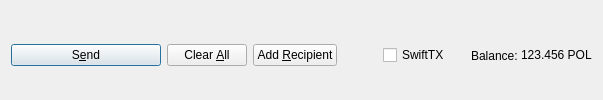
         <widget class="QFrame" name="frame_Send">
          <layout class="QHBoxLayout" name="horizontalLayout">
           <property name="bottomMargin">
            <number>0</number>
           </property>
           <item>
            <widget class="QPushButton" name="sendButton">
             <property name="minimumSize">
              <size>
               <width>150</width>
               <height>0</height>
              </size>
             </property>
             <property name="toolTip">
              <string>Confirm the send action</string>
             </property>
             <property name="text">
              <string>S&amp;end</string>
             </property>
             <property name="icon">
              <iconset resource="../polariscoinnetwork.qrc">
               <normaloff>:/icons/send</normaloff>:/icons/send</iconset>
             </property>
             <property name="autoDefault">
              <bool>false</bool>
             </property>
             <property name="default">
              <bool>true</bool>
             </property>
            </widget>
           </item>
           <item>
            <widget class="QPushButton" name="clearButton">
             <property name="sizePolicy">
              <sizepolicy hsizetype="Minimum" vsizetype="Fixed">
               <horstretch>0</horstretch>
               <verstretch>0</verstretch>
              </sizepolicy>
             </property>
             <property name="toolTip">
              <string>Clear all fields of the form.</string>
             </property>
             <property name="text">
              <string>Clear &amp;All</string>
             </property>
             <property name="icon">
              <iconset resource="../polariscoinnetwork.qrc">
               <normaloff>:/icons/remove</normaloff>:/icons/remove</iconset>
             </property>
             <property name="autoDefault">
              <bool>false</bool>
             </property>
            </widget>
           </item>
           <item>
            <widget class="QPushButton" name="addButton">
             <property name="toolTip">
              <string>Send to multiple recipients at once</string>
             </property>
             <property name="text">
              <string>Add &amp;Recipient</string>
             </property>
             <property name="icon">
              <iconset resource="../polariscoinnetwork.qrc">
               <normaloff>:/icons/add</normaloff>:/icons/add</iconset>
             </property>
             <property name="autoDefault">
              <bool>false</bool>
             </property>
            </widget>
           </item>
           <item>
            <spacer name="horizontalSpacer">
             <property name="orientation">
              <enum>Qt::Horizontal</enum>
             </property>
             <property name="sizeHint" stdset="0">
              <size>
               <width>40</width>
               <height>20</height>
              </size>
             </property>
            </spacer>
           </item>
           <item>
            <layout class="QHBoxLayout" name="horizontalLayout_2">
             <property name="spacing">
              <number>3</number>
             </property>
             <item>
              <widget class="QCheckBox" name="checkSwiftTX">
               <property name="enabled">
                <bool>true</bool>
               </property>
               <property name="minimumSize">
                <size>
                 <width>85</width>
                 <height>0</height>
                </size>
               </property>
               <property name="text">
                <string>SwiftTX</string>
               </property>
              </widget>
             </item>
             <item>
              <widget class="QLabel" name="label">
               <property name="text">
                <string>Balance:</string>
               </property>
              </widget>
             </item>
             <item>
              <widget class="QLabel" name="labelBalance">
               <property name="sizePolicy">
                <sizepolicy hsizetype="Preferred" vsizetype="Fixed">
                 <horstretch>0</horstretch>
                 <verstretch>0</verstretch>
                </sizepolicy>
               </property>
               <property name="cursor">
                <cursorShape>IBeamCursor</cursorShape>
               </property>
               <property name="text">
                <string notr="true">123.456 POL</string>
               </property>
               <property name="textInteractionFlags">
                <set>Qt::LinksAccessibleByMouse|Qt::TextSelectableByKeyboard|Qt::TextSelectableByMouse</set>
               </property>
              </widget>
             </item>
            </layout>
           </item>
          </layout>
         </widget>
